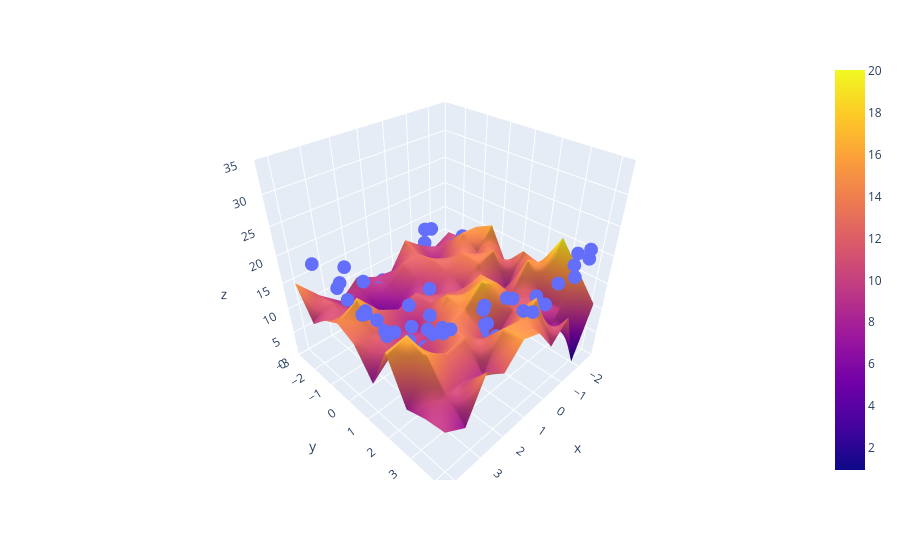

Write notebook code for a chart like this one.
### Code cell
fig = px.scatter_3d(x=x.ravel(),y=y.ravel(),z=z.ravel())
fig.add_trace(go.Surface(x=x_input,y= y_input,z = z_final))
fig.update_layout(scene = dict(zaxis = dict(range=[0,35])))
fig.show()
